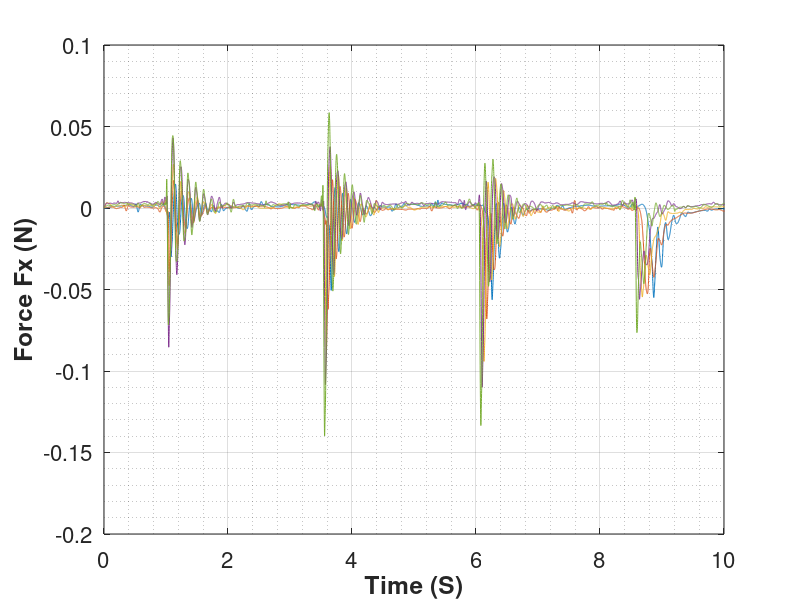
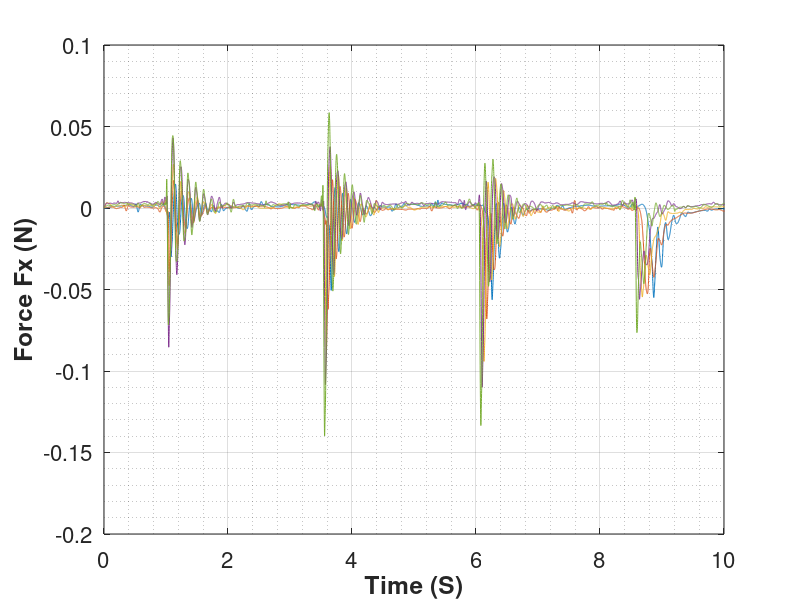
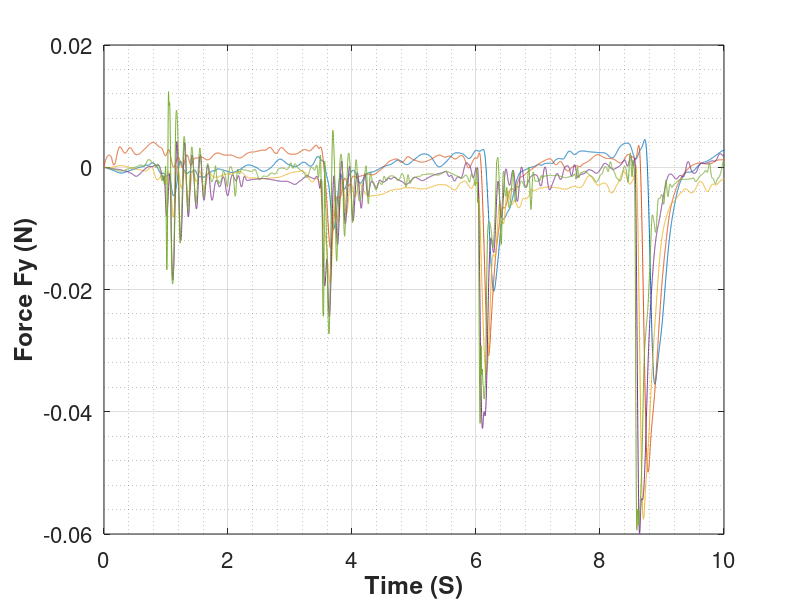
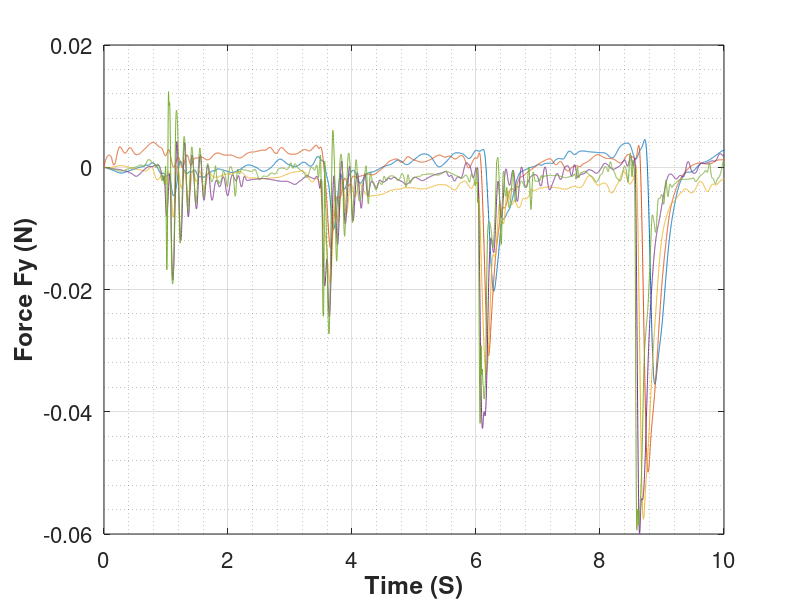

Recreate these plots in MATLAB, in order. (Note: this script raises an error after producing the figures.)
clear variables

load('Force_Torque_125.mat','SSFx_125','SSFy_125','SSFz_125','SSTx_125','SSTy_125','SSTz_125');
load('Force_Torque_150.mat','SSFx_150','SSFy_150','SSFz_150','SSTx_150','SSTy_150','SSTz_150');
load('Force_Torque_175.mat','SSFx_175','SSFy_175','SSFz_175','SSTx_175','SSTy_175','SSTz_175');
load('Force_Torque_200.mat','SSFx_200','SSFy_200','SSFz_200','SSTx_200','SSTy_200','SSTz_200');
load('Force_Torque_225.mat','SSFx_225','SSFy_225','SSFz_225','SSTx_225','SSTy_225','SSTz_225');
load('Force_Torque_250.mat','SSFx_250','SSFy_250','SSFz_250','SSTx_250','SSTy_250','SSTz_250');

% plot(SSFx_125);hold on;plot(SSFy_125);plot(SSFz_125);hold off
% plot(SSTx_125);hold on;plot(SSTy_125);plot(SSTz_125);hold off
% 
% plot(SSFx_125);hold on;plot(SSFx_150);plot(SSFx_175);plot(SSFx_200);plot(SSFx_225);plot(SSFx_250);hold off

SSFx_125_mod = SSFx_125-SSFx_125(1);
SSFx_150_mod = SSFx_150-SSFx_150(1);
SSFx_175_mod = SSFx_175-SSFx_175(1);
SSFx_200_mod = SSFx_200-SSFx_200(1);
SSFx_225_mod = SSFx_225-SSFx_225(1);
SSFx_250_mod = SSFx_250-SSFx_250(1);

SSFy_125_mod = SSFy_125-SSFy_125(1);
SSFy_150_mod = SSFy_150-SSFy_150(1);
SSFy_175_mod = SSFy_175-SSFy_175(1);
SSFy_200_mod = SSFy_200-SSFy_200(1);
SSFy_225_mod = SSFy_225-SSFy_225(1);
SSFy_250_mod = SSFy_250-SSFy_250(1);

SSFz_125_mod = SSFz_125-SSFz_125(1);
SSFz_150_mod = SSFz_150-SSFz_150(1);
SSFz_175_mod = SSFz_175-SSFz_175(1);
SSFz_200_mod = SSFz_200-SSFz_200(1);
SSFz_225_mod = SSFz_225-SSFz_225(1);
SSFz_250_mod = SSFz_250-SSFz_250(1);

SSTx_125_mod = SSTx_125-SSTx_125(1);
SSTx_150_mod = SSTx_150-SSTx_150(1);
SSTx_175_mod = SSTx_175-SSTx_175(1);
SSTx_200_mod = SSTx_200-SSTx_200(1);
SSTx_225_mod = SSTx_225-SSTx_225(1);
SSTx_250_mod = SSTx_250-SSTx_250(1);

SSTy_125_mod = SSTy_125-SSTy_125(1);
SSTy_150_mod = SSTy_150-SSTy_150(1);
SSTy_175_mod = SSTy_175-SSTy_175(1);
SSTy_200_mod = SSTy_200-SSTy_200(1);
SSTy_225_mod = SSTy_225-SSTy_225(1);
SSTy_250_mod = SSTy_250-SSTy_250(1);

SSTz_125_mod = SSTz_125-SSTz_125(1);
SSTz_150_mod = SSTz_150-SSTz_150(1);
SSTz_175_mod = SSTz_175-SSTz_175(1);
SSTz_200_mod = SSTz_200-SSTz_200(1);
SSTz_225_mod = SSTz_225-SSTz_225(1);
SSTz_250_mod = SSTz_250-SSTz_250(1);

%%%%%%%%%%%%%%%%%%%%%%%%%%%%%%%%%%%%%%%%%%%%%%%%%%%%%%%%%%%%%%%%%%%%%
%%%%%%%%%%%%%%%%%%%%%%%%%%%%%%%%%%%%%%%%%%%%%%%%%%%%%%%%%%%%%%%%%%%%%
SSFx_125_cut = SSFx_125(1:10);
SSFx_150_cut = SSFx_150(1:10);
SSFx_175_cut = SSFx_175(1:10);
SSFx_200_cut = SSFx_200(1:10);
SSFx_225_cut = SSFx_225(1:10);
SSFx_250_cut = SSFx_250(1:10);

SSFy_125_cut = SSFy_125(2:10);
SSFy_150_cut = SSFy_150(2:10);
SSFy_175_cut = SSFy_175(2:10);
SSFy_200_cut = SSFy_200(2:10);
SSFy_225_cut = SSFy_225(2:10);
SSFy_250_cut = SSFy_250(2:10);

SSFz_125_cut = SSFz_125(3:10);
SSFz_150_cut = SSFz_150(3:10);
SSFz_175_cut = SSFz_175(3:10);
SSFz_200_cut = SSFz_200(3:10);
SSFz_225_cut = SSFz_225(3:10);
SSFz_250_cut = SSFz_250(3:10);

SSTx_125_cut = SSTx_125(4:10);
SSTx_150_cut = SSTx_150(4:10);
SSTx_175_cut = SSTx_175(4:10);
SSTx_200_cut = SSTx_200(4:10);
SSTx_225_cut = SSTx_225(4:10);
SSTx_250_cut = SSTx_250(4:10);

SSTy_125_cut = SSTy_125(5:10);
SSTy_150_cut = SSTy_150(5:10);
SSTy_175_cut = SSTy_175(5:10);
SSTy_200_cut = SSTy_200(5:10);
SSTy_225_cut = SSTy_225(5:10);
SSTy_250_cut = SSTy_250(5:10);

SSTz_125_cut = SSTz_125(6:10);
SSTz_150_cut = SSTz_150(6:10);
SSTz_175_cut = SSTz_175(6:10);
SSTz_200_cut = SSTz_200(6:10);
SSTz_225_cut = SSTz_225(6:10);
SSTz_250_cut = SSTz_250(6:10);
%%%%%%%%%%%%%%%%%%%%%%%%%%%%%%%%%%%%%%%%%%%%%%%%%%%%%%%%%%%%%%%%%%%%%
%%%%%%%%%%%%%%%%%%%%%%%%%%%%%%%%%%%%%%%%%%%%%%%%%%%%%%%%%%%%%%%%%%%%%

%%%%%%%%%%%%%%%%%%%%%%%%%%%%%%%%%%%%%%%%%%%%%%%%%%%%%%%%%
%%%%%%%%%%%%%%%%%%%%%%%%%%%%%%%%%%%%%%%%%%%%%%%%%%%%%%%%%
time_125 = 0:1/1000:length(SSFx_125_mod)/1000-1/1000;
time_150 = 0:1/1000:length(SSFx_150_mod)/1000-1/1000;
time_175 = 0:1/1000:length(SSFx_175_mod)/1000-1/1000;
time_200 = 0:1/1000:length(SSFx_200_mod)/1000-1/1000;
time_225 = 0:1/1000:length(SSFx_225_mod)/1000-1/1000;
time_250 = 0:1/1000:length(SSFx_250_mod)/1000-1/1000;
%%%%%%%%%%%%%%%%%%%%%%%%%%%%%%%%%%%%%%%%%%%%%%%%%%%%%%%%%
%%%%%%%%%%%%%%%%%%%%%%%%%%%%%%%%%%%%%%%%%%%%%%%%%%%%%%%%%
figure(1);
%plot(time_125,SSFx_125_mod,'color','#7E2F8E','Linewidth',0.7)
plot(time_150,SSFx_150_mod,'color','#0072BD','Linewidth',0.7)
hold on
plot(time_175,SSFx_175_mod,'color','#D95319','Linewidth',0.7)
plot(time_200,SSFx_200_mod,'color','#EDB120','Linewidth',0.7)
plot(time_225,SSFx_225_mod,'color','#7E2F8E','Linewidth',0.7)
plot(time_250,SSFx_250_mod,'color','#77AC30','Linewidth',0.7)
hold off
%legend({'SPD1','SPD2','SPD3','SPD4','SPD5'},'Location','NW','NumColumns',1,'FontSize',16,'FontWeight','bold')
%legend('boxoff')
xlabel('Time (S)','FontSize',16,'FontWeight','bold')
ylabel('Force Fx (N)','FontSize',16,'FontWeight','bold')
set(gca,'FontSize',16)
%title('Force X')
xlim([0 10])
grid on
grid minor
print('-f1','ForceX','-depsc')
savefig(figure(1),'ForceX.fig')
%%%%%%%%%%%%%%%%%%%%%%%%%%%%%%%%%%%%%%%%%%%%%%%%%%%%%%%%%
%%%%%%%%%%%%%%%%%%%%%%%%%%%%%%%%%%%%%%%%%%%%%%%%%%%%%%%%%
figure(2);
%plot(time_125,SSFy_125_mod,'color','#7E2F8E','Linewidth',0.7)
plot(time_150,SSFy_150_mod,'color','#0072BD','Linewidth',0.7)
hold on
plot(time_175,SSFy_175_mod,'color','#D95319','Linewidth',0.7)
plot(time_200,SSFy_200_mod,'color','#EDB120','Linewidth',0.7)
plot(time_225,SSFy_225_mod,'color','#7E2F8E','Linewidth',0.7)
plot(time_250,SSFy_250_mod,'color','#77AC30','Linewidth',0.7)
hold off
%legend({'SPD1','SPD2','SPD3','SPD4','SPD5'},'Location','NW','NumColumns',1,'FontSize',16,'FontWeight','bold')
%legend('boxoff')
xlabel('Time (S)','FontSize',16,'FontWeight','bold')
ylabel('Force Fy (N)','FontSize',16,'FontWeight','bold')
set(gca,'FontSize',16)
%title('Force X')
xlim([0 10])
grid on
grid minor
print('-f2','ForceY','-depsc')
savefig(figure(2),'ForceY.fig')
%%%%%%%%%%%%%%%%%%%%%%%%%%%%%%%%%%%%%%%%%%%%%%%%%%%%%%%%%
%%%%%%%%%%%%%%%%%%%%%%%%%%%%%%%%%%%%%%%%%%%%%%%%%%%%%%%%%
figure(3);
%plot(time_125,SSFz_125_mod,'color','#7E2F8E','Linewidth',0.7)
plot(time_150,SSFz_150_mod,'color','#0072BD','Linewidth',0.7)
hold on
plot(time_175,SSFz_175_mod,'color','#D95319','Linewidth',0.7)
plot(time_200,SSFz_200_mod,'color','#EDB120','Linewidth',0.7)
plot(time_225,SSFz_225_mod,'color','#7E2F8E','Linewidth',0.7)
plot(time_250,SSFz_250_mod,'color','#77AC30','Linewidth',0.7)
hold off
%legend({'SPD1','SPD2','SPD3','SPD4','SPD5'},'Location','NW','NumColumns',1,'FontSize',16,'FontWeight','bold')
%legend('boxoff')
xlabel('Time (S)','FontSize',16,'FontWeight','bold')
ylabel('Force Fz (N)','FontSize',16,'FontWeight','bold')
set(gca,'FontSize',16)
%title('Force X')
xlim([0 10])
grid on
grid minor
print('-f3','ForceZ','-depsc')
savefig(figure(3),'ForceZ.fig')
%%%%%%%%%%%%%%%%%%%%%%%%%%%%%%%%%%%%%%%%%%%%%%%%%%%%%%%%%
%%%%%%%%%%%%%%%%%%%%%%%%%%%%%%%%%%%%%%%%%%%%%%%%%%%%%%%%%
%%%%%%%%%%%%%%%%%%%%%%%%%%%%%%%%%%%%%%%%%%%%%%%%%%%%%%%%%
%%%%%%%%%%%%%%%%%%%%%%%%%%%%%%%%%%%%%%%%%%%%%%%%%%%%%%%%%
figure(4);
%plot(time_125,SSTx_125_mod,'color','#7E2F8E','Linewidth',0.7)
plot(time_150,SSTx_150_mod,'color','#0072BD','Linewidth',0.7)
hold on
plot(time_175,SSTx_175_mod,'color','#D95319','Linewidth',0.7)
plot(time_200,SSTx_200_mod,'color','#EDB120','Linewidth',0.7)
plot(time_225,SSTx_225_mod,'color','#7E2F8E','Linewidth',0.7)
plot(time_250,SSTx_250_mod,'color','#77AC30','Linewidth',0.7)
hold off
%legend({'SPD1','SPD2','SPD3','SPD4','SPD5'},'Location','NW','NumColumns',1,'FontSize',16,'FontWeight','bold')
%legend('boxoff')
xlabel('Time (S)','FontSize',16,'FontWeight','bold')
ylabel('Torque Tx (N mm)','FontSize',16,'FontWeight','bold')
set(gca,'FontSize',16)
%title('Torque X')
xlim([0 10])
grid on
grid minor
print('-f4','TorqueX','-depsc')
savefig(figure(4),'TorqueX.fig')
%%%%%%%%%%%%%%%%%%%%%%%%%%%%%%%%%%%%%%%%%%%%%%%%%%%%%%%%%
%%%%%%%%%%%%%%%%%%%%%%%%%%%%%%%%%%%%%%%%%%%%%%%%%%%%%%%%%
figure(5);
%plot(time_125,SSTy_125_mod,'color','#7E2F8E','Linewidth',0.7)
plot(time_150,SSTy_150_mod,'color','#0072BD','Linewidth',0.7)
hold on
plot(time_175,SSTy_175_mod,'color','#D95319','Linewidth',0.7)
plot(time_200,SSTy_200_mod,'color','#EDB120','Linewidth',0.7)
plot(time_225,SSTy_225_mod,'color','#7E2F8E','Linewidth',0.7)
plot(time_250,SSTy_250_mod,'color','#77AC30','Linewidth',0.7)
hold off
%legend({'SPD1','SPD2','SPD3','SPD4','SPD5'},'Location','NW','NumColumns',1,'FontSize',16,'FontWeight','bold')
%legend('boxoff')
xlabel('Time (S)','FontSize',16,'FontWeight','bold')
ylabel('Torque Ty (N mm)','FontSize',16,'FontWeight','bold')
set(gca,'FontSize',16)
%title('Torque X')
xlim([0 10])
grid on
grid minor
print('-f5','TorqueY','-depsc')
savefig(figure(5),'TorqueY.fig')
%%%%%%%%%%%%%%%%%%%%%%%%%%%%%%%%%%%%%%%%%%%%%%%%%%%%%%%%%
%%%%%%%%%%%%%%%%%%%%%%%%%%%%%%%%%%%%%%%%%%%%%%%%%%%%%%%%%
figure(6);
%plot(time_125,SSTz_125_mod,'color','#7E2F8E','Linewidth',0.7)
plot(time_150,SSTz_150_mod,'color','#0072BD','Linewidth',0.7)
hold on
plot(time_175,SSTz_175_mod,'color','#D95319','Linewidth',0.7)
plot(time_200,SSTz_200_mod,'color','#EDB120','Linewidth',0.7)
plot(time_225,SSTz_225_mod,'color','#7E2F8E','Linewidth',0.7)
plot(time_250,SSTz_250_mod,'color','#77AC30','Linewidth',0.7)
hold off
%legend({'SPD1','SPD2','SPD3','SPD4','SPD5'},'Location','NW','NumColumns',1,'FontSize',16,'FontWeight','bold')
%legend('boxoff')
xlabel('Time (S)','FontSize',16,'FontWeight','bold')
ylabel('Torque Tz (N mm)','FontSize',16,'FontWeight','bold')
set(gca,'FontSize',16)
%title('Torque X')
xlim([0 10])
grid on
grid minor
print('-f6','TorqueZ','-depsc')
savefig(figure(6),'TorqueZ.fig')
%%%%%%%%%%%%%%%%%%%%%%%%%%%%%%%%%%%%%%%%%%%%%%%%%%%%%%%%%
%%%%%%%%%%%%%%%%%%%%%%%%%%%%%%%%%%%%%%%%%%%%%%%%%%%%%%%%%
%           Fxyz
%%%%%%%%%%%%%%%%%%%%%%%%%%%%%%%%%%%%%%%%%%%%%%%%%%%%%%%%%
%%%%%%%%%%%%%%%%%%%%%%%%%%%%%%%%%%%%%%%%%%%%%%%%%%%%%%%%%
figure(7);
%plot(time_125,SSTz_125_mod,'color','#7E2F8E','Linewidth',0.7)
plot(time_150,SSFx_150_mod,'color','#7E2F8E','Linewidth',0.7)
hold on
plot(time_150,SSFy_150_mod,'color','#EDB120','Linewidth',1)
plot(time_150,SSFz_150_mod,'color','#0072BD','Linewidth',0.7)
hold off
legend({'Fx','Fy','Fz'},'Location','NW','NumColumns',1,'FontSize',16,'FontWeight','bold')
legend('boxoff')
xlabel('Time (S)','FontSize',16,'FontWeight','bold')
ylabel('Force Fx/Fy/Fz (N)','FontSize',16,'FontWeight','bold')
set(gca,'FontSize',16)
%title('Torque X')
xlim([0 10])
grid on
grid minor
print('-f7','Force_xyz_150','-depsc')
savefig(figure(7),'Force_xyz_150.fig')
%%%%%%%%%%%%%%%%%%%%%%%%%%%%%%%%%%%%%%%%%%%%%%%%%%%%%%%%%
%%%%%%%%%%%%%%%%%%%%%%%%%%%%%%%%%%%%%%%%%%%%%%%%%%%%%%%%%
figure(8);
%plot(time_125,SSTz_125_mod,'color','#7E2F8E','Linewidth',0.7)
plot(time_175,SSFx_175_mod,'color','#7E2F8E','Linewidth',0.7)
hold on
plot(time_175,SSFy_175_mod,'color','#EDB120','Linewidth',1)
plot(time_175,SSFz_175_mod,'color','#0072BD','Linewidth',0.7)
hold off
legend({'Fx','Fy','Fz'},'Location','NW','NumColumns',1,'FontSize',16,'FontWeight','bold')
legend('boxoff')
xlabel('Time (S)','FontSize',16,'FontWeight','bold')
ylabel('Force Fx/Fy/Fz (N)','FontSize',16,'FontWeight','bold')
set(gca,'FontSize',16)
%title('Torque X')
xlim([0 10])
grid on
grid minor
print('-f8','Force_xyz_175','-depsc')
savefig(figure(8),'Force_xyz_175.fig')
%%%%%%%%%%%%%%%%%%%%%%%%%%%%%%%%%%%%%%%%%%%%%%%%%%%%%%%%%
%%%%%%%%%%%%%%%%%%%%%%%%%%%%%%%%%%%%%%%%%%%%%%%%%%%%%%%%%
figure(9);
%plot(time_125,SSTz_125_mod,'color','#7E2F8E','Linewidth',0.7)
plot(time_200,SSFx_200_mod,'color','#7E2F8E','Linewidth',0.7)
hold on
plot(time_200,SSFy_200_mod,'color','#EDB120','Linewidth',1)
plot(time_200,SSFz_200_mod,'color','#0072BD','Linewidth',0.7)
hold off
legend({'Fx','Fy','Fz'},'Location','NW','NumColumns',1,'FontSize',16,'FontWeight','bold')
legend('boxoff')
xlabel('Time (S)','FontSize',16,'FontWeight','bold')
ylabel('Force Fx/Fy/Fz (N)','FontSize',16,'FontWeight','bold')
set(gca,'FontSize',16)
%title('Torque X')
xlim([0 10])
grid on
grid minor
print('-f9','Force_xyz_200','-depsc')
savefig(figure(9),'Force_xyz_200.fig')
%%%%%%%%%%%%%%%%%%%%%%%%%%%%%%%%%%%%%%%%%%%%%%%%%%%%%%%%%
%%%%%%%%%%%%%%%%%%%%%%%%%%%%%%%%%%%%%%%%%%%%%%%%%%%%%%%%%
figure(10);
%plot(time_125,SSTz_125_mod,'color','#7E2F8E','Linewidth',0.7)
plot(time_225,SSFx_225_mod,'color','#7E2F8E','Linewidth',0.7)
hold on
plot(time_225,SSFy_225_mod,'color','#EDB120','Linewidth',1)
plot(time_225,SSFz_225_mod,'color','#0072BD','Linewidth',0.7)
hold off
legend({'Fx','Fy','Fz'},'Location','NW','NumColumns',1,'FontSize',16,'FontWeight','bold')
legend('boxoff')
xlabel('Time (S)','FontSize',16,'FontWeight','bold')
ylabel('Force Fx/Fy/Fz (N)','FontSize',16,'FontWeight','bold')
set(gca,'FontSize',16)
%title('Torque X')
xlim([0 10])
grid on
grid minor
print('-f10','Force_xyz_225','-depsc')
savefig(figure(10),'Force_xyz_225.fig')
%%%%%%%%%%%%%%%%%%%%%%%%%%%%%%%%%%%%%%%%%%%%%%%%%%%%%%%%%
%%%%%%%%%%%%%%%%%%%%%%%%%%%%%%%%%%%%%%%%%%%%%%%%%%%%%%%%%
figure(11);
%plot(time_125,SSTz_125_mod,'color','#7E2F8E','Linewidth',0.7)
plot(time_250,SSFx_250_mod,'color','#7E2F8E','Linewidth',0.7)
hold on
plot(time_250,SSFy_250_mod,'color','#EDB120','Linewidth',1)
plot(time_250,SSFz_250_mod,'color','#0072BD','Linewidth',0.7)
hold off
legend({'Fx','Fy','Fz'},'Location','NW','NumColumns',1,'FontSize',16,'FontWeight','bold')
legend('boxoff')
xlabel('Time (S)','FontSize',16,'FontWeight','bold')
ylabel('Force Fx/Fy/Fz (N)','FontSize',16,'FontWeight','bold')
set(gca,'FontSize',16)
%title('Torque X')
xlim([0 10])
grid on
grid minor
print('-f11','Force_xyz_250','-depsc')
savefig(figure(11),'Force_xyz_250.fig')
%%%%%%%%%%%%%%%%%%%%%%%%%%%%%%%%%%%%%%%%%%%%%%%%%%%%%%%%%
%%%%%%%%%%%%%%%%%%%%%%%%%%%%%%%%%%%%%%%%%%%%%%%%%%%%%%%%%
%           Txyz
%%%%%%%%%%%%%%%%%%%%%%%%%%%%%%%%%%%%%%%%%%%%%%%%%%%%%%%%%
%%%%%%%%%%%%%%%%%%%%%%%%%%%%%%%%%%%%%%%%%%%%%%%%%%%%%%%%%
figure(12);
%plot(time_125,SSTz_125_mod,'color','#7E2F8E','Linewidth',0.7)
plot(time_150,SSTx_150_mod,'color','#7E2F8E','Linewidth',1)
hold on
plot(time_150,SSTy_150_mod,'color','#EDB120','Linewidth',1)
plot(time_150,SSTz_150_mod,'color','#0072BD','Linewidth',0.7)
hold off
legend({'Tx','Ty','Tz'},'Location','NW','NumColumns',1,'FontSize',16,'FontWeight','bold')
legend('boxoff')
xlabel('Time (S)','FontSize',16,'FontWeight','bold')
ylabel('Torque Tx/Ty/Tz (N)','FontSize',16,'FontWeight','bold')
set(gca,'FontSize',16)
%title('Torque X')
xlim([0 10])
grid on
grid minor
print('-f12','Torque_xyz_150','-depsc')
savefig(figure(12),'Torque_xyz_150.fig')
%%%%%%%%%%%%%%%%%%%%%%%%%%%%%%%%%%%%%%%%%%%%%%%%%%%%%%%%%
%%%%%%%%%%%%%%%%%%%%%%%%%%%%%%%%%%%%%%%%%%%%%%%%%%%%%%%%%
figure(13);
%plot(time_125,SSTz_125_mod,'color','#7E2F8E','Linewidth',0.7)
plot(time_175,SSTx_175_mod,'color','#7E2F8E','Linewidth',1)
hold on
plot(time_175,SSTy_175_mod,'color','#EDB120','Linewidth',1)
plot(time_175,SSTz_175_mod,'color','#0072BD','Linewidth',0.7)
hold off
legend({'Tx','Ty','Tz'},'Location','NW','NumColumns',1,'FontSize',16,'FontWeight','bold')
legend('boxoff')
xlabel('Time (S)','FontSize',16,'FontWeight','bold')
ylabel('Torque Tx/Ty/Tz (N)','FontSize',16,'FontWeight','bold')
set(gca,'FontSize',16)
%title('Torque X')
xlim([0 10])
grid on
grid minor
print('-f13','Torque_xyz_175','-depsc')
savefig(figure(13),'Torque_xyz_175.fig')
%%%%%%%%%%%%%%%%%%%%%%%%%%%%%%%%%%%%%%%%%%%%%%%%%%%%%%%%%
%%%%%%%%%%%%%%%%%%%%%%%%%%%%%%%%%%%%%%%%%%%%%%%%%%%%%%%%%
figure(14);
%plot(time_125,SSTz_125_mod,'color','#7E2F8E','Linewidth',0.7)
plot(time_200,SSTx_200_mod,'color','#7E2F8E','Linewidth',1)
hold on
plot(time_200,SSTy_200_mod,'color','#EDB120','Linewidth',1)
plot(time_200,SSTz_200_mod,'color','#0072BD','Linewidth',0.7)
hold off
legend({'Tx','Ty','Tz'},'Location','NW','NumColumns',1,'FontSize',16,'FontWeight','bold')
legend('boxoff')
xlabel('Time (S)','FontSize',16,'FontWeight','bold')
ylabel('Torque Tx/Ty/Tz (N)','FontSize',16,'FontWeight','bold')
set(gca,'FontSize',16)
%title('Torque X')
xlim([0 10])
grid on
grid minor
print('-f14','Torque_xyz_200','-depsc')
savefig(figure(14),'Torque_xyz_200.fig')
%%%%%%%%%%%%%%%%%%%%%%%%%%%%%%%%%%%%%%%%%%%%%%%%%%%%%%%%%
%%%%%%%%%%%%%%%%%%%%%%%%%%%%%%%%%%%%%%%%%%%%%%%%%%%%%%%%%
figure(15);
%plot(time_125,SSTz_125_mod,'color','#7E2F8E','Linewidth',0.7)
plot(time_225,SSTx_225_mod,'color','#7E2F8E','Linewidth',1)
hold on
plot(time_225,SSTy_225_mod,'color','#EDB120','Linewidth',1)
plot(time_225,SSTz_225_mod,'color','#0072BD','Linewidth',0.7)
hold off
legend({'Tx','Ty','Tz'},'Location','NW','NumColumns',1,'FontSize',16,'FontWeight','bold')
legend('boxoff')
xlabel('Time (S)','FontSize',16,'FontWeight','bold')
ylabel('Torque Tx/Ty/Tz (N)','FontSize',16,'FontWeight','bold')
set(gca,'FontSize',16)
%title('Torque X')
xlim([0 10])
grid on
grid minor
print('-f15','Torque_xyz_225','-depsc')
savefig(figure(15),'Torque_xyz_225.fig')
%%%%%%%%%%%%%%%%%%%%%%%%%%%%%%%%%%%%%%%%%%%%%%%%%%%%%%%%%
%%%%%%%%%%%%%%%%%%%%%%%%%%%%%%%%%%%%%%%%%%%%%%%%%%%%%%%%%
figure(16);
%plot(time_125,SSTz_125_mod,'color','#7E2F8E','Linewidth',0.7)
plot(time_250,SSTx_250_mod,'color','#7E2F8E','Linewidth',1)
hold on
plot(time_250,SSTy_250_mod,'color','#EDB120','Linewidth',1)
plot(time_250,SSTz_250_mod,'color','#0072BD','Linewidth',0.7)
hold off
legend({'Tx','Ty','Tz'},'Location','NW','NumColumns',1,'FontSize',16,'FontWeight','bold')
legend('boxoff')
xlabel('Time (S)','FontSize',16,'FontWeight','bold')
ylabel('Torque Tx/Ty/Tz (N)','FontSize',16,'FontWeight','bold')
set(gca,'FontSize',16)
%title('Torque X')
xlim([0 10])
grid on
grid minor
print('-f16','Torque_xyz_250','-depsc')
savefig(figure(16),'Torque_xyz_250.fig')
%%%%%%%%%%%%%%%%%%%%%%%%%%%%%%%%%%%%%%%%%%%%%%%%%%%%%%%%%
%%%%%%%%%%%%%%%%%%%%%%%%%%%%%%%%%%%%%%%%%%%%%%%%%%%%%%%%%

